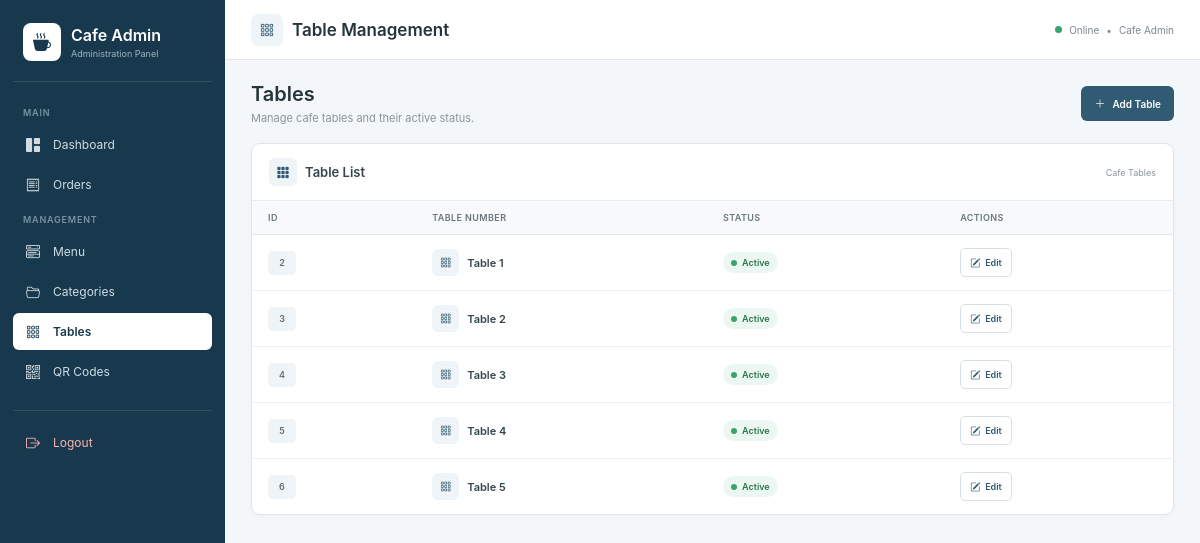
Page /admin-tables/ on the committed database.
### cafeapp/models.py (models this page shows, shortened)
class Table(models.Model):
    table_number = models.PositiveIntegerField(unique=True)
    is_active = models.BooleanField(default=True)

### cafeapp/views.py (the view)
def admin_tables(request):
    from .models import Table
    tables = Table.objects.all().order_by("table_number")
    return render(
        request,
        "cafeapp/admin_tables.html",
        {
            "tables": tables,
        }
    )

### templates/cafeapp/admin_tables.html (shortened to what this page needs)
<!DOCTYPE html>
<html lang="en">
<head>
    <link
        href="https://cdn.jsdelivr.net/npm/bootstrap-icons@1.11.3/font/bootstrap-icons.min.css"
        rel="stylesheet"
    >
</head>
<body>
<aside class="sidebar">
    <div class="brand">
        <div class="brand-content">
            <div class="brand-icon">
                <i class="bi bi-cup-hot-fill"></i>
            </div>
            <div class="brand-text">
                <h1>
                    Cafe Admin
                </h1>
                <p>
                    Administration Panel
                </p>
            </div>
        </div>
    </div>
    <div class="nav-title">
        Main
    </div>
    <a
        href="{% url 'admin_dashboard' %}"
        class="nav-link"
    >
        <span class="nav-icon">
            <i class="bi bi-grid-1x2-fill"></i>
        </span>
        Dashboard
    </a>
    <a
        href="{% url 'admin_orders' %}"
        class="nav-link"
    >
        <span class="nav-icon">
            <i class="bi bi-receipt"></i>
        </span>
        Orders
    </a>
    <div class="nav-title">
        Management
    </div>
    <a
        href="{% url 'admin_menu' %}"
        class="nav-link"
    >
        <span class="nav-icon">
            <i class="bi bi-menu-button-wide"></i>
        </span>
        Menu
    </a>
    <a
        href="{% url 'admin_categories' %}"
        class="nav-link"
    >
        <span class="nav-icon">
            <i class="bi bi-folder2-open"></i>
        </span>
        Categories
    </a>
    <a
        href="{% url 'admin_tables' %}"
        class="nav-link active"
    >
        <span class="nav-icon">
            <i class="bi bi-grid-3x3-gap"></i>
        </span>
        Tables
    </a>
    <a
        href="{% url 'admin_qr_codes' %}"
        class="nav-link"
    >
        <span class="nav-icon">
            <i class="bi bi-qr-code"></i>
        </span>
        QR Codes
    </a>
    <div class="logout">
        <a
            href="{% url 'admin_logout' %}"
            class="nav-link"
        >
            <span class="nav-icon">
                <i class="bi bi-box-arrow-right"></i>
            </span>
            Logout
        </a>
    </div>
</aside>
<main class="main">
    <header class="top-header">
        <div class="header-title">
            <div class="header-icon">
                <i class="bi bi-grid-3x3-gap"></i>
            </div>
            <h2>
                Table Management
            </h2>
        </div>
        <div class="header-right">
            <span class="online-dot"></span>
            Online
            <span>
                •
            </span>
            Cafe Admin
        </div>
    </header>
    <div class="page-container">
        <div class="page-header">
            <div class="page-title">
                <h3>
                    Tables
                </h3>
                <p>
                    Manage cafe tables and their active status.
                </p>
            </div>
            <a
                href="{% url 'admin_add_table' %}"
                class="add-button"
            >
                <i class="bi bi-plus-lg"></i>
                Add Table
            </a>
        </div>
        <div class="table-card">
            <div class="card-header">
                <div class="card-header-title">
                    <div class="card-header-icon">
                        <i class="bi bi-grid-3x3-gap-fill"></i>
                    </div>
                    <h4>
                        Table List
                    </h4>
                </div>
                <span>
                    Cafe Tables
                </span>
            </div>
            <div class="table-wrapper">
                <table>
                    <thead>
                        <tr>
                            <th>
                                ID
                            </th>
                            <th>
                                Table Number
                            </th>
                            <th>
                                Status
                            </th>
                            <th>
                                Actions
                            </th>
                        </tr>
                    </thead>
                    <tbody>
                        {% for table in tables %}
                        <tr>
                            <td>
                                <span class="id-badge">
                                    {{ table.id }}
                                </span>
                            </td>
                            <td>
                                <div class="table-number">
                                    <div class="table-number-icon">
                                        <i class="bi bi-grid-3x3-gap"></i>
                                    </div>
                                    Table
                                    {{ table.table_number }}
                                </div>
                            </td>
                            <td>
                                {% if table.is_active %}
                                    <span class="status active">
                                        <span class="status-dot"></span>
                                        Active
                                    </span>
                                {% else %}
                                    <span class="status inactive">
                                        <span class="status-dot"></span>
                                        Inactive
                                    </span>
                                {% endif %}
                            </td>
                            <td>
                                <a
                                    href="{% url 'admin_edit_table' table.id %}"
                                    class="edit-button"
                                >
                                    <i class="bi bi-pencil-square"></i>
                                    Edit
                                </a>
                            </td>
                        </tr>
                        {% endfor %}
                    </tbody>
                </table>
            </div>
        </div>
    </div>
</main>
</body>
</html>

### rows in the picture
Table: id "2", table_number "1", is_active True (drawn)
Table: id "3", table_number "2", is_active True (drawn)
Table: id "4", table_number "3", is_active True (drawn)
Table: id "5", table_number "4", is_active True (drawn)
Table: id "6", table_number "5", is_active True (drawn)
